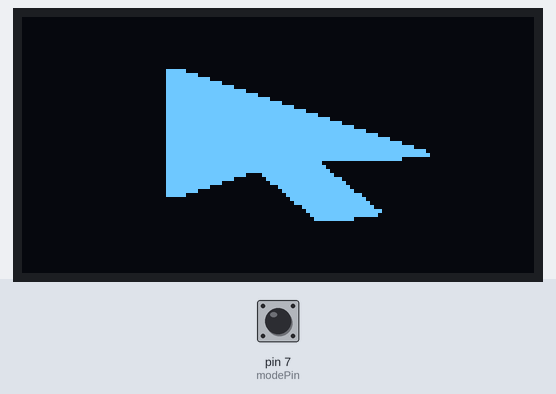
Bench run of a sketch on a simulated Arduino Uno, built with avr-gcc and run on an emulated ATmega328P. Parts: 128×64 one-colour display. The inputs (shaded band) are chosen by the test bench; at power-on: pin 7 (modePin) LOW. What the sketch prints to the serial monitor is not drawn.

Above: at 1.3 s.
1.4 s: pin 7 (modePin) pulled HIGH for 0.15 s
At 1.51 s:
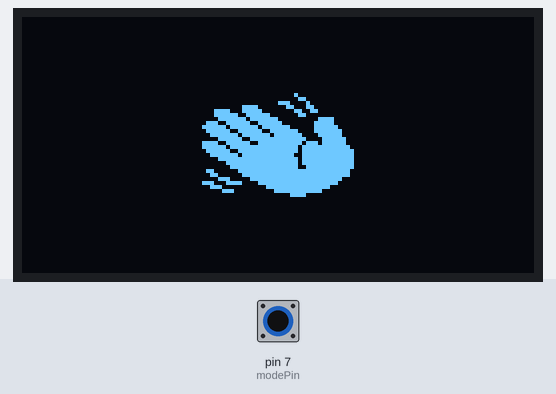
3.0 s: pin 7 (modePin) pulled HIGH for 3.2 s
Timing chart, 0 to 6.0 s (numbered marks = the images above; inputs shaded):
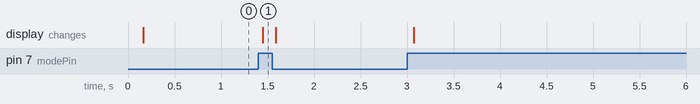

The sketch:

oled_tx.ino
```cpp
/* * ============= oled_tx.ino =============
 * 'OLED Uno'용 코드: 7번 핀에서 신호를 받아
 * OLED에 해당 이미지만 표시합니다.
 */

#include <Wire.h>
#include <Adafruit_GFX.h>
#include <Adafruit_SSD1306.h> // ⬅️ 테스트에서 작동을 확인한 라이브러리

// --- OLED 설정 ---
#define SCREEN_WIDTH 128
#define SCREEN_HEIGHT 64
#define OLED_RESET    -1
Adafruit_SSD1306 display(SCREEN_WIDTH, SCREEN_HEIGHT, &Wire, OLED_RESET);

// --- 신호 핀 설정 ---
const int modePin = 7; // 메인 Uno로부터 신호를 받을 핀
int lastMode = -1;     // 이전 모드 상태 저장

// --- 모드별 비트맵 이미지 ---

// 1. M 모드 (마우스) 이미지
static const unsigned char PROGMEM image_mouse[] = {
  0x00, 0x00, 0x00, 0x00, 0x00, 0x00, 0x00, 0x00, 0x00, 0x00, 0x00, 0x00, 0x00, 0x00, 0x00, 0x00,
	0x00, 0x00, 0x00, 0x00, 0x00, 0x00, 0x00, 0x00, 0x00, 0x00, 0x00, 0x00, 0x00, 0x00, 0x00, 0x00,
	0x00, 0x00, 0x00, 0x00, 0x00, 0x00, 0x00, 0x00, 0x00, 0x00, 0x00, 0x00, 0x00, 0x00, 0x00, 0x00,
	0x00, 0x00, 0x00, 0x00, 0x00, 0x00, 0x00, 0x00, 0x00, 0x00, 0x00, 0x00, 0x00, 0x00, 0x00, 0x00,
	0x00, 0x00, 0x00, 0x00, 0x00, 0x00, 0x00, 0x00, 0x00, 0x00, 0x00, 0x00, 0x00, 0x00, 0x00, 0x00,
	0x00, 0x00, 0x00, 0x00, 0x00, 0x00, 0x00, 0x00, 0x00, 0x00, 0x00, 0x00, 0x00, 0x00, 0x00, 0x00,
	0x00, 0x00, 0x00, 0x00, 0x00, 0x00, 0x00, 0x00, 0x00, 0x00, 0x00, 0x00, 0x00, 0x00, 0x00, 0x00,
	0x00, 0x00, 0x00, 0x00, 0x00, 0x00, 0x00, 0x00, 0x00, 0x00, 0x00, 0x00, 0x00, 0x00, 0x00, 0x00,
	0x00, 0x00, 0x00, 0x00, 0x00, 0x00, 0x00, 0x00, 0x00, 0x00, 0x00, 0x00, 0x00, 0x00, 0x00, 0x00,
	0x00, 0x00, 0x00, 0x00, 0x00, 0x00, 0x00, 0x00, 0x00, 0x00, 0x00, 0x00, 0x00, 0x00, 0x00, 0x00,
	0x00, 0x00, 0x00, 0x00, 0x00, 0x00, 0x00, 0x00, 0x00, 0x00, 0x00, 0x00, 0x00, 0x00, 0x00, 0x00,
	0x00, 0x00, 0x00, 0x00, 0x00, 0x00, 0x00, 0x00, 0x00, 0x00, 0x00, 0x00, 0x00, 0x00, 0x00, 0x00,
	0x00, 0x00, 0x00, 0x00, 0x00, 0x00, 0x00, 0x00, 0x00, 0x00, 0x00, 0x00, 0x00, 0x00, 0x00, 0x00,
	0x00, 0x00, 0x00, 0x00, 0x0f, 0x80, 0x00, 0x00, 0x00, 0x00, 0x00, 0x00, 0x00, 0x00, 0x00, 0x00,
	0x00, 0x00, 0x00, 0x00, 0x0f, 0xf0, 0x00, 0x00, 0x00, 0x00, 0x00, 0x00, 0x00, 0x00, 0x00, 0x00,
	0x00, 0x00, 0x00, 0x00, 0x0f, 0xfe, 0x00, 0x00, 0x00, 0x00, 0x00, 0x00, 0x00, 0x00, 0x00, 0x00,
	0x00, 0x00, 0x00, 0x00, 0x0f, 0xff, 0xc0, 0x00, 0x00, 0x00, 0x00, 0x00, 0x00, 0x00, 0x00, 0x00,
	0x00, 0x00, 0x00, 0x00, 0x0f, 0xff, 0xf8, 0x00, 0x00, 0x00, 0x00, 0x00, 0x00, 0x00, 0x00, 0x00,
	0x00, 0x00, 0x00, 0x00, 0x0f, 0xff, 0xff, 0x00, 0x00, 0x00, 0x00, 0x00, 0x00, 0x00, 0x00, 0x00,
	0x00, 0x00, 0x00, 0x00, 0x0f, 0xff, 0xff, 0xe0, 0x00, 0x00, 0x00, 0x00, 0x00, 0x00, 0x00, 0x00,
	0x00, 0x00, 0x00, 0x00, 0x0f, 0xff, 0xff, 0xfc, 0x00, 0x00, 0x00, 0x00, 0x00, 0x00, 0x00, 0x00,
	0x00, 0x00, 0x00, 0x00, 0x0f, 0xff, 0xff, 0xff, 0x80, 0x00, 0x00, 0x00, 0x00, 0x00, 0x00, 0x00,
	0x00, 0x00, 0x00, 0x00, 0x0f, 0xff, 0xff, 0xff, 0xf0, 0x00, 0x00, 0x00, 0x00, 0x00, 0x00, 0x00,
	0x00, 0x00, 0x00, 0x00, 0x0f, 0xff, 0xff, 0xff, 0xfe, 0x00, 0x00, 0x00, 0x00, 0x00, 0x00, 0x00,
	0x00, 0x00, 0x00, 0x00, 0x0f, 0xff, 0xff, 0xff, 0xff, 0xc0, 0x00, 0x00, 0x00, 0x00, 0x00, 0x00,
	0x00, 0x00, 0x00, 0x00, 0x0f, 0xff, 0xff, 0xff, 0xff, 0xf8, 0x00, 0x00, 0x00, 0x00, 0x00, 0x00,
	0x00, 0x00, 0x00, 0x00, 0x0f, 0xff, 0xff, 0xff, 0xff, 0xff, 0x00, 0x00, 0x00, 0x00, 0x00, 0x00,
	0x00, 0x00, 0x00, 0x00, 0x0f, 0xff, 0xff, 0xff, 0xff, 0xff, 0xe0, 0x00, 0x00, 0x00, 0x00, 0x00,
	0x00, 0x00, 0x00, 0x00, 0x0f, 0xff, 0xff, 0xff, 0xff, 0xff, 0xfc, 0x00, 0x00, 0x00, 0x00, 0x00,
	0x00, 0x00, 0x00, 0x00, 0x0f, 0xff, 0xff, 0xff, 0xff, 0xff, 0xff, 0x80, 0x00, 0x00, 0x00, 0x00,
	0x00, 0x00, 0x00, 0x00, 0x0f, 0xff, 0xff, 0xff, 0xff, 0xff, 0xff, 0xf0, 0x00, 0x00, 0x00, 0x00,
	0x00, 0x00, 0x00, 0x00, 0x0f, 0xff, 0xff, 0xff, 0xff, 0xff, 0xff, 0xfe, 0x00, 0x00, 0x00, 0x00,
	0x00, 0x00, 0x00, 0x00, 0x0f, 0xff, 0xff, 0xff, 0xff, 0xff, 0xff, 0xff, 0xc0, 0x00, 0x00, 0x00,
	0x00, 0x00, 0x00, 0x00, 0x0f, 0xff, 0xff, 0xff, 0xff, 0xff, 0xff, 0xff, 0xf8, 0x00, 0x00, 0x00,
	0x00, 0x00, 0x00, 0x00, 0x0f, 0xff, 0xff, 0xff, 0xff, 0xff, 0xff, 0xff, 0xfc, 0x00, 0x00, 0x00,
	0x00, 0x00, 0x00, 0x00, 0x0f, 0xff, 0xff, 0xff, 0xff, 0xff, 0xff, 0xfe, 0x00, 0x00, 0x00, 0x00,
	0x00, 0x00, 0x00, 0x00, 0x0f, 0xff, 0xff, 0xff, 0xff, 0xe0, 0x00, 0x00, 0x00, 0x00, 0x00, 0x00,
	0x00, 0x00, 0x00, 0x00, 0x0f, 0xff, 0xff, 0xff, 0xff, 0xf0, 0x00, 0x00, 0x00, 0x00, 0x00, 0x00,
	0x00, 0x00, 0x00, 0x00, 0x0f, 0xff, 0xff, 0xff, 0xff, 0xf8, 0x00, 0x00, 0x00, 0x00, 0x00, 0x00,
	0x00, 0x00, 0x00, 0x00, 0x0f, 0xff, 0xff, 0x0f, 0xff, 0xfc, 0x00, 0x00, 0x00, 0x00, 0x00, 0x00,
	0x00, 0x00, 0x00, 0x00, 0x0f, 0xff, 0xf8, 0x07, 0xff, 0xff, 0x00, 0x00, 0x00, 0x00, 0x00, 0x00,
	0x00, 0x00, 0x00, 0x00, 0x0f, 0xff, 0xc0, 0x03, 0xff, 0xff, 0x80, 0x00, 0x00, 0x00, 0x00, 0x00,
	0x00, 0x00, 0x00, 0x00, 0x0f, 0xfe, 0x00, 0x00, 0xff, 0xff, 0xc0, 0x00, 0x00, 0x00, 0x00, 0x00,
	0x00, 0x00, 0x00, 0x00, 0x0f, 0xf0, 0x00, 0x00, 0x7f, 0xff, 0xe0, 0x00, 0x00, 0x00, 0x00, 0x00,
	0x00, 0x00, 0x00, 0x00, 0x0f, 0x80, 0x00, 0x00, 0x3f, 0xff, 0xf8, 0x00, 0x00, 0x00, 0x00, 0x00,
	0x00, 0x00, 0x00, 0x00, 0x00, 0x00, 0x00, 0x00, 0x1f, 0xff, 0xfc, 0x00, 0x00, 0x00, 0x00, 0x00,
	0x00, 0x00, 0x00, 0x00, 0x00, 0x00, 0x00, 0x00, 0x0f, 0xff, 0xfe, 0x00, 0x00, 0x00, 0x00, 0x00,
	0x00, 0x00, 0x00, 0x00, 0x00, 0x00, 0x00, 0x00, 0x03, 0xff, 0xff, 0x00, 0x00, 0x00, 0x00, 0x00,
	0x00, 0x00, 0x00, 0x00, 0x00, 0x00, 0x00, 0x00, 0x01, 0xff, 0xff, 0xc0, 0x00, 0x00, 0x00, 0x00,
	0x00, 0x00, 0x00, 0x00, 0x00, 0x00, 0x00, 0x00, 0x00, 0xff, 0xff, 0x80, 0x00, 0x00, 0x00, 0x00,
	0x00, 0x00, 0x00, 0x00, 0x00, 0x00, 0x00, 0x00, 0x00, 0x7f, 0xe0, 0x00, 0x00, 0x00, 0x00, 0x00,
	0x00, 0x00, 0x00, 0x00, 0x00, 0x00, 0x00, 0x00, 0x00, 0x00, 0x00, 0x00, 0x00, 0x00, 0x00, 0x00,
	0x00, 0x00, 0x00, 0x00, 0x00, 0x00, 0x00, 0x00, 0x00, 0x00, 0x00, 0x00, 0x00, 0x00, 0x00, 0x00,
	0x00, 0x00, 0x00, 0x00, 0x00, 0x00, 0x00, 0x00, 0x00, 0x00, 0x00, 0x00, 0x00, 0x00, 0x00, 0x00,
	0x00, 0x00, 0x00, 0x00, 0x00, 0x00, 0x00, 0x00, 0x00, 0x00, 0x00, 0x00, 0x00, 0x00, 0x00, 0x00,
	0x00, 0x00, 0x00, 0x00, 0x00, 0x00, 0x00, 0x00, 0x00, 0x00, 0x00, 0x00, 0x00, 0x00, 0x00, 0x00,
	0x00, 0x00, 0x00, 0x00, 0x00, 0x00, 0x00, 0x00, 0x00, 0x00, 0x00, 0x00, 0x00, 0x00, 0x00, 0x00,
	0x00, 0x00, 0x00, 0x00, 0x00, 0x00, 0x00, 0x00, 0x00, 0x00, 0x00, 0x00, 0x00, 0x00, 0x00, 0x00,
	0x00, 0x00, 0x00, 0x00, 0x00, 0x00, 0x00, 0x00, 0x00, 0x00, 0x00, 0x00, 0x00, 0x00, 0x00, 0x00,
	0x00, 0x00, 0x00, 0x00, 0x00, 0x00, 0x00, 0x00, 0x00, 0x00, 0x00, 0x00, 0x00, 0x00, 0x00, 0x00,
	0x00, 0x00, 0x00, 0x00, 0x00, 0x00, 0x00, 0x00, 0x00, 0x00, 0x00, 0x00, 0x00, 0x00, 0x00, 0x00,
	0x00, 0x00, 0x00, 0x00, 0x00, 0x00, 0x00, 0x00, 0x00, 0x00, 0x00, 0x00, 0x00, 0x00, 0x00, 0x00,
	0x00, 0x00, 0x00, 0x00, 0x00, 0x00, 0x00, 0x00, 0x00, 0x00, 0x00, 0x00, 0x00, 0x00, 0x00, 0x00,
	0x00, 0x00, 0x00, 0x00, 0x00, 0x00, 0x00, 0x00, 0x00, 0x00, 0x00, 0x00, 0x00, 0x00, 0x00, 0x00
};

// 2. G 모드 (제스처) 이미지
static const unsigned char PROGMEM image_gesture[] = {
    0x00, 0x00, 0x00, 0x00, 0x00, 0x00, 0x00, 0x00, 0x00, 0x00, 0x00, 0x00, 0x00, 0x00, 0x00, 0x00,
	0x00, 0x00, 0x00, 0x00, 0x00, 0x00, 0x00, 0x00, 0x00, 0x00, 0x00, 0x00, 0x00, 0x00, 0x00, 0x00,
	0x00, 0x00, 0x00, 0x00, 0x00, 0x00, 0x00, 0x00, 0x00, 0x00, 0x00, 0x00, 0x00, 0x00, 0x00, 0x00,
	0x00, 0x00, 0x00, 0x00, 0x00, 0x00, 0x00, 0x00, 0x00, 0x00, 0x00, 0x00, 0x00, 0x00, 0x00, 0x00,
	0x00, 0x00, 0x00, 0x00, 0x00, 0x00, 0x00, 0x00, 0x00, 0x00, 0x00, 0x00, 0x00, 0x00, 0x00, 0x00,
	0x00, 0x00, 0x00, 0x00, 0x00, 0x00, 0x00, 0x00, 0x00, 0x00, 0x00, 0x00, 0x00, 0x00, 0x00, 0x00,
	0x00, 0x00, 0x00, 0x00, 0x00, 0x00, 0x00, 0x00, 0x00, 0x00, 0x00, 0x00, 0x00, 0x00, 0x00, 0x00,
	0x00, 0x00, 0x00, 0x00, 0x00, 0x00, 0x00, 0x00, 0x00, 0x00, 0x00, 0x00, 0x00, 0x00, 0x00, 0x00,
	0x00, 0x00, 0x00, 0x00, 0x00, 0x00, 0x00, 0x00, 0x00, 0x00, 0x00, 0x00, 0x00, 0x00, 0x00, 0x00,
	0x00, 0x00, 0x00, 0x00, 0x00, 0x00, 0x00, 0x00, 0x00, 0x00, 0x00, 0x00, 0x00, 0x00, 0x00, 0x00,
	0x00, 0x00, 0x00, 0x00, 0x00, 0x00, 0x00, 0x00, 0x00, 0x00, 0x00, 0x00, 0x00, 0x00, 0x00, 0x00,
	0x00, 0x00, 0x00, 0x00, 0x00, 0x00, 0x00, 0x00, 0x00, 0x00, 0x00, 0x00, 0x00, 0x00, 0x00, 0x00,
	0x00, 0x00, 0x00, 0x00, 0x00, 0x00, 0x00, 0x00, 0x00, 0x00, 0x00, 0x00, 0x00, 0x00, 0x00, 0x00,
	0x00, 0x00, 0x00, 0x00, 0x00, 0x00, 0x00, 0x00, 0x00, 0x00, 0x00, 0x00, 0x00, 0x00, 0x00, 0x00,
	0x00, 0x00, 0x00, 0x00, 0x00, 0x00, 0x00, 0x00, 0x00, 0x00, 0x00, 0x00, 0x00, 0x00, 0x00, 0x00,
	0x00, 0x00, 0x00, 0x00, 0x00, 0x00, 0x00, 0x00, 0x00, 0x00, 0x00, 0x00, 0x00, 0x00, 0x00, 0x00,
	0x00, 0x00, 0x00, 0x00, 0x00, 0x00, 0x00, 0x00, 0x00, 0x00, 0x00, 0x00, 0x00, 0x00, 0x00, 0x00,
	0x00, 0x00, 0x00, 0x00, 0x00, 0x00, 0x00, 0x00, 0x00, 0x00, 0x00, 0x00, 0x00, 0x00, 0x00, 0x00,
	0x00, 0x00, 0x00, 0x00, 0x00, 0x00, 0x00, 0x00, 0x00, 0x00, 0x00, 0x00, 0x00, 0x00, 0x00, 0x00,
	0x00, 0x00, 0x00, 0x00, 0x00, 0x00, 0x00, 0x00, 0x08, 0x00, 0x00, 0x00, 0x00, 0x00, 0x00, 0x00,
	0x00, 0x00, 0x00, 0x00, 0x00, 0x00, 0x00, 0x00, 0x06, 0x00, 0x00, 0x00, 0x00, 0x00, 0x00, 0x00,
	0x00, 0x00, 0x00, 0x00, 0x00, 0x00, 0x00, 0x00, 0xe1, 0x00, 0x00, 0x00, 0x00, 0x00, 0x00, 0x00,
	0x00, 0x00, 0x00, 0x00, 0x00, 0x00, 0x01, 0xe0, 0x31, 0x80, 0x00, 0x00, 0x00, 0x00, 0x00, 0x00,
	0x00, 0x00, 0x00, 0x00, 0x00, 0x00, 0xf1, 0xf0, 0x0c, 0xc0, 0x00, 0x00, 0x00, 0x00, 0x00, 0x00,
	0x00, 0x00, 0x00, 0x00, 0x00, 0x00, 0xfc, 0xfc, 0x06, 0x00, 0x00, 0x00, 0x00, 0x00, 0x00, 0x00,
	0x00, 0x00, 0x00, 0x00, 0x00, 0x00, 0x7f, 0x7f, 0x00, 0x3c, 0x00, 0x00, 0x00, 0x00, 0x00, 0x00,
	0x00, 0x00, 0x00, 0x00, 0x00, 0x03, 0x9f, 0x9f, 0x80, 0x7c, 0x00, 0x00, 0x00, 0x00, 0x00, 0x00,
	0x00, 0x00, 0x00, 0x00, 0x00, 0x07, 0xef, 0xef, 0xe0, 0x7e, 0x00, 0x00, 0x00, 0x00, 0x00, 0x00,
	0x00, 0x00, 0x00, 0x00, 0x00, 0x03, 0xf3, 0xf3, 0xf8, 0x7f, 0x00, 0x00, 0x00, 0x00, 0x00, 0x00,
	0x00, 0x00, 0x00, 0x00, 0x00, 0x01, 0xfd, 0xfd, 0xfc, 0x3f, 0x00, 0x00, 0x00, 0x00, 0x00, 0x00,
	0x00, 0x00, 0x00, 0x00, 0x00, 0x00, 0x7e, 0x7f, 0xfe, 0x1f, 0x80, 0x00, 0x00, 0x00, 0x00, 0x00,
	0x00, 0x00, 0x00, 0x00, 0x00, 0x07, 0x9f, 0x9f, 0xfd, 0xdf, 0x80, 0x00, 0x00, 0x00, 0x00, 0x00,
	0x00, 0x00, 0x00, 0x00, 0x00, 0x07, 0xef, 0xff, 0xfb, 0xff, 0xc0, 0x00, 0x00, 0x00, 0x00, 0x00,
	0x00, 0x00, 0x00, 0x00, 0x00, 0x03, 0xf3, 0xff, 0xfb, 0xff, 0xe0, 0x00, 0x00, 0x00, 0x00, 0x00,
	0x00, 0x00, 0x00, 0x00, 0x00, 0x01, 0xfd, 0xff, 0xf3, 0xff, 0xe0, 0x00, 0x00, 0x00, 0x00, 0x00,
	0x00, 0x00, 0x00, 0x00, 0x00, 0x00, 0x7f, 0xff, 0xfb, 0xff, 0xe0, 0x00, 0x00, 0x00, 0x00, 0x00,
	0x00, 0x00, 0x00, 0x00, 0x00, 0x00, 0x1f, 0xff, 0xfb, 0xff, 0xe0, 0x00, 0x00, 0x00, 0x00, 0x00,
	0x00, 0x00, 0x00, 0x00, 0x00, 0x00, 0x0f, 0xff, 0xf9, 0xff, 0xe0, 0x00, 0x00, 0x00, 0x00, 0x00,
	0x00, 0x00, 0x00, 0x00, 0x00, 0x03, 0x03, 0xff, 0xff, 0xff, 0xc0, 0x00, 0x00, 0x00, 0x00, 0x00,
	0x00, 0x00, 0x00, 0x00, 0x00, 0x01, 0x81, 0xff, 0xff, 0xff, 0xc0, 0x00, 0x00, 0x00, 0x00, 0x00,
	0x00, 0x00, 0x00, 0x00, 0x00, 0x00, 0x70, 0x7f, 0xff, 0xff, 0x00, 0x00, 0x00, 0x00, 0x00, 0x00,
	0x00, 0x00, 0x00, 0x00, 0x00, 0x07, 0x1e, 0x1f, 0xff, 0xfe, 0x00, 0x00, 0x00, 0x00, 0x00, 0x00,
	0x00, 0x00, 0x00, 0x00, 0x00, 0x01, 0xc0, 0x07, 0xff, 0xf8, 0x00, 0x00, 0x00, 0x00, 0x00, 0x00,
	0x00, 0x00, 0x00, 0x00, 0x00, 0x00, 0x38, 0x01, 0xff, 0xe0, 0x00, 0x00, 0x00, 0x00, 0x00, 0x00,
	0x00, 0x00, 0x00, 0x00, 0x00, 0x00, 0x00, 0x00, 0x1e, 0x00, 0x00, 0x00, 0x00, 0x00, 0x00, 0x00,
	0x00, 0x00, 0x00, 0x00, 0x00, 0x00, 0x00, 0x00, 0x00, 0x00, 0x00, 0x00, 0x00, 0x00, 0x00, 0x00,
	0x00, 0x00, 0x00, 0x00, 0x00, 0x00, 0x00, 0x00, 0x00, 0x00, 0x00, 0x00, 0x00, 0x00, 0x00, 0x00,
	0x00, 0x00, 0x00, 0x00, 0x00, 0x00, 0x00, 0x00, 0x00, 0x00, 0x00, 0x00, 0x00, 0x00, 0x00, 0x00,
	0x00, 0x00, 0x00, 0x00, 0x00, 0x00, 0x00, 0x00, 0x00, 0x00, 0x00, 0x00, 0x00, 0x00, 0x00, 0x00,
	0x00, 0x00, 0x00, 0x00, 0x00, 0x00, 0x00, 0x00, 0x00, 0x00, 0x00, 0x00, 0x00, 0x00, 0x00, 0x00,
	0x00, 0x00, 0x00, 0x00, 0x00, 0x00, 0x00, 0x00, 0x00, 0x00, 0x00, 0x00, 0x00, 0x00, 0x00, 0x00,
	0x00, 0x00, 0x00, 0x00, 0x00, 0x00, 0x00, 0x00, 0x00, 0x00, 0x00, 0x00, 0x00, 0x00, 0x00, 0x00,
	0x00, 0x00, 0x00, 0x00, 0x00, 0x00, 0x00, 0x00, 0x00, 0x00, 0x00, 0x00, 0x00, 0x00, 0x00, 0x00,
	0x00, 0x00, 0x00, 0x00, 0x00, 0x00, 0x00, 0x00, 0x00, 0x00, 0x00, 0x00, 0x00, 0x00, 0x00, 0x00,
	0x00, 0x00, 0x00, 0x00, 0x00, 0x00, 0x00, 0x00, 0x00, 0x00, 0x00, 0x00, 0x00, 0x00, 0x00, 0x00,
	0x00, 0x00, 0x00, 0x00, 0x00, 0x00, 0x00, 0x00, 0x00, 0x00, 0x00, 0x00, 0x00, 0x00, 0x00, 0x00,
	0x00, 0x00, 0x00, 0x00, 0x00, 0x00, 0x00, 0x00, 0x00, 0x00, 0x00, 0x00, 0x00, 0x00, 0x00, 0x00,
	0x00, 0x00, 0x00, 0x00, 0x00, 0x00, 0x00, 0x00, 0x00, 0x00, 0x00, 0x00, 0x00, 0x00, 0x00, 0x00,
	0x00, 0x00, 0x00, 0x00, 0x00, 0x00, 0x00, 0x00, 0x00, 0x00, 0x00, 0x00, 0x00, 0x00, 0x00, 0x00,
	0x00, 0x00, 0x00, 0x00, 0x00, 0x00, 0x00, 0x00, 0x00, 0x00, 0x00, 0x00, 0x00, 0x00, 0x00, 0x00,
	0x00, 0x00, 0x00, 0x00, 0x00, 0x00, 0x00, 0x00, 0x00, 0x00, 0x00, 0x00, 0x00, 0x00, 0x00, 0x00,
	0x00, 0x00, 0x00, 0x00, 0x00, 0x00, 0x00, 0x00, 0x00, 0x00, 0x00, 0x00, 0x00, 0x00, 0x00, 0x00,
	0x00, 0x00, 0x00, 0x00, 0x00, 0x00, 0x00, 0x00, 0x00, 0x00, 0x00, 0x00, 0x00, 0x00, 0x00, 0x00,
	0x00, 0x00, 0x00, 0x00, 0x00, 0x00, 0x00, 0x00, 0x00, 0x00, 0x00, 0x00, 0x00, 0x00, 0x00, 0x00
};


void setup() {
  Serial.begin(9600);

  // ⬅️ 신호 핀을 입력으로 설정
  pinMode(modePin, INPUT);

  delay(100);

  // --- OLED 초기화 ---
  if (!display.begin(SSD1306_SWITCHCAPVCC, 0x3C)) {
    Serial.println(F("SSD1306 allocation failed"));
    for(;;);
  }

  Serial.println(F("OLED Init Success"));
  display.clearDisplay();
  display.drawBitmap(0, 0, image_mouse, SCREEN_WIDTH, SCREEN_HEIGHT, SSD1306_WHITE);
  display.display();
  lastMode = LOW; // 초기 모드는 마우스 (LOW)
}


void loop() {
  // 7번 핀에서 신호를 읽음 (LOW=마우스, HIGH=제스처)
  int currentMode = digitalRead(modePin);

  // 모드가 변경되었을 때만 화면을 새로 그림
  if (currentMode != lastMode) {
    display.clearDisplay();

    if (currentMode == HIGH) {
      // 제스처 모드
      display.drawBitmap(0, 0, image_gesture, SCREEN_WIDTH, SCREEN_HEIGHT, SSD1306_WHITE);
    } else {
      // 마우스 모드
      display.drawBitmap(0, 0, image_mouse, SCREEN_WIDTH, SCREEN_HEIGHT, SSD1306_WHITE);
    }

    display.display();
    lastMode = currentMode; // 현재 모드를 저장
  }

  delay(50); // 0.05초마다 한 번씩만 체크
}
```

Measured:
- after the input at 1.4 s, the display: changes after 0.05 s (image 1)
